Frame 1 (no input): blank canvas, image omitted
Frame 60 (the mouse pressed at the canvas centre just before this capture): blank canvas, image omitted
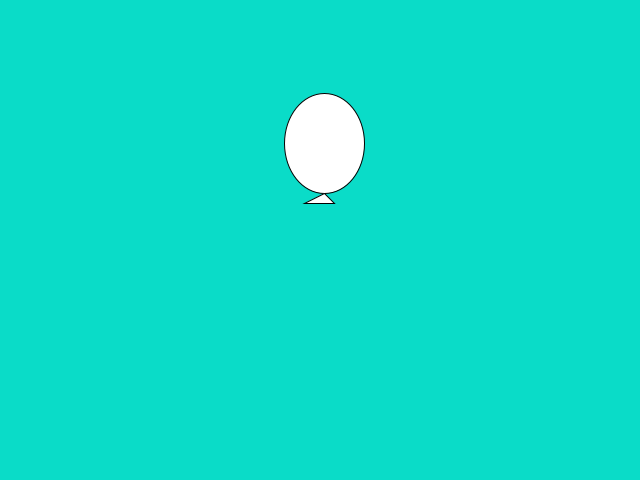
Frame 120 (the mouse held since frame 60 and released just before this capture)

The Processing sketch whose frames 1 and 60 were blank and that drew this single picture after the mouse press (run headless with seeded random() and noise(); from frame 60 on, the mouse is pressed at the canvas centre):

// Processing sketch: globos
// ── globos.pde
class Globo
{
  float x, y,vx,vy;
  Globo (float _x, float _y)
  {
   x=_x;
   y=_y; 
   vx=random(-0.25,0.25);
   vy=random(-2,-0.5);
  }

  void update()
  {
    y+=vy;
    x+=vx;
  }

  void dibujate()
  {
      ellipse(x,y,80,100);
      triangle(x,y+50,x-20,y+60,x+10,y+60); //tercera modificación
  }
  
}

ArrayList<Globo> globos;


void setup() 
{
  size(640,480);
  globos = new ArrayList<Globo>();  
}

void draw() 
{
  background(10,220,200); //SEGUNDA MODIFICACION
  for(int i=0;i<globos.size();i++)
  {
    globos.get(i).update();
    globos.get(i).dibujate();
  }
}

void mousePressed()
{
  globos.add(new Globo(mouseX,mouseY));
}
